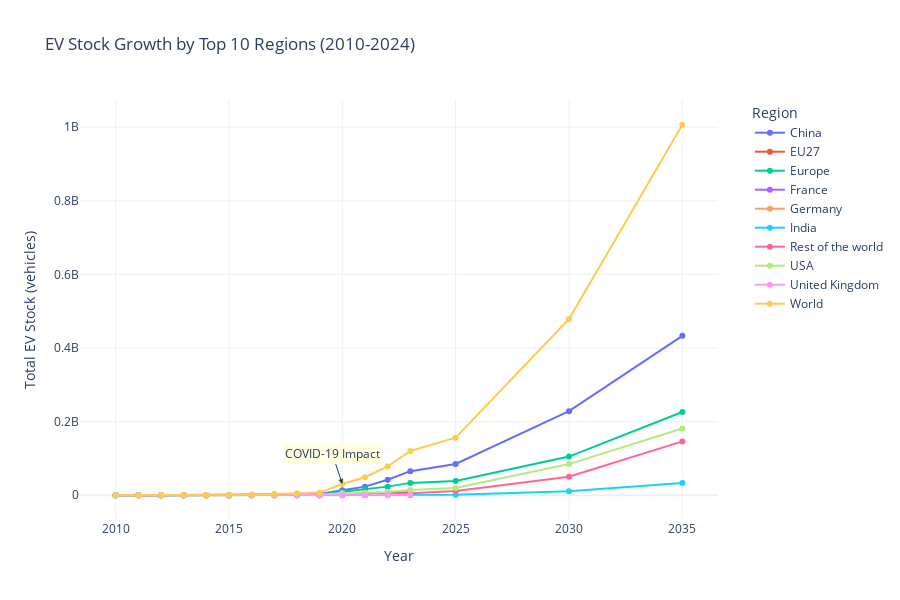

The code cell stored with this chart in its notebook:
### Markdown cell above
---
## 1. Time-Series Line Chart: EV Adoption Trends by Region

**Goal:** Track how EV stock has grown across different regions from 2010-2024 and identify growth acceleration periods.

### Code cell
import plotly.express as px
import plotly.graph_objects as go

# Select top 10 regions by total EV stock for readability
top_regions = ev_by_region_year.groupby('region')['total_ev_stock'].sum().nlargest(10).index
df_plot = ev_by_region_year[ev_by_region_year['region'].isin(top_regions)]

# Create interactive line chart
fig = px.line(
    df_plot,
    x='year',
    y='total_ev_stock',
    color='region',
    title='EV Stock Growth by Top 10 Regions (2010-2024)',
    labels={'total_ev_stock': 'Total EV Stock (vehicles)', 'year': 'Year', 'region': 'Region'},
    markers=True,
    template='plotly_white'
)

# Add annotations for key insights
fig.add_annotation(
    x=2020, y=df_plot[df_plot['year'] == 2020]['total_ev_stock'].max(),
    text="COVID-19 Impact",
    showarrow=True,
    arrowhead=2,
    bgcolor="lightyellow"
)

fig.update_layout(
    hovermode='x unified',
    height=600,
    legend=dict(orientation="v", yanchor="top", y=1, xanchor="left", x=1.05)
)

fig.show()

# Summary statistics
print("\nKey Insights:")
print(f"- China leads with {df_plot[df_plot['region']=='China']['total_ev_stock'].max():,.0f} EVs in 2024")
print(f"- Fastest growth period: 2018-2023 (avg {df_ev_stock[df_ev_stock['year'].between(2018,2023)]['yoy_growth_pct'].mean():.1f}% YoY)")

### Figure 1 — Plotly figure (JSON) as saved in the notebook; plotly's stock layout.template omitted (floating-point values rounded to 4 significant figures)
{"data": [{"hovertemplate": "Region=China<br>Year=%{x}<br>Total EV Stock (vehicles)=%{y}<extra></extra>", "legendgroup": "China", "line": {"color": "#636efa", "dash": "solid"}, "marker": {"symbol": "circle"}, "mode": "lines+markers", "name": "China", "orientation": "v", "showlegend": true, "type": "scatter", "x": [2010, 2011, 2012, 2013, 2014, 2015, 2016, 2017, 2018, 2019, 2020, 2021, 2022, 2023, 2025, 2030, 2035], "xaxis": "x", "y": [1940.0, 6960.0, 16920.0, 32600.0, 85000.0, 297000.0, 630000.0, 1210000.0, 2240000.0, 3370000.0, 13470000.0, 23400000.0, 42300000.0, 65400000.0, 85040000.0, 228500000.0, 433000000.0], "yaxis": "y"}, {"hovertemplate": "Region=EU27<br>Year=%{x}<br>Total EV Stock (vehicles)=%{y}<extra></extra>", "legendgroup": "EU27", "line": {"color": "#EF553B", "dash": "solid"}, "marker": {"symbol": "circle"}, "mode": "lines+markers", "name": "EU27", "orientation": "v", "showlegend": true, "type": "scatter", "x": [2010, 2011, 2012, 2013, 2014, 2015, 2016, 2017, 2018, 2019, 2020, 2021, 2022, 2023], "xaxis": "x", "y": [4960.0, 12490.0, 30990.0, 77110.0, 132100.0, 250300.0, 360500.0, 540800.0, 760800.0, 1111000.0, 2092000.0, 3903000.0, 5604000.0, 8105000.0], "yaxis": "y"}, {"hovertemplate": "Region=Europe<br>Year=%{x}<br>Total EV Stock (vehicles)=%{y}<extra></extra>", "legendgroup": "Europe", "line": {"color": "#00cc96", "dash": "solid"}, "marker": {"symbol": "circle"}, "mode": "lines+markers", "name": "Europe", "orientation": "v", "showlegend": true, "type": "scatter", "x": [2010, 2011, 2012, 2013, 2014, 2015, 2016, 2017, 2018, 2019, 2020, 2021, 2022, 2023, 2025, 2030, 2035], "xaxis": "x", "y": [9903.0, 20590.0, 46810.0, 104100.0, 200200.0, 380300.0, 590500.0, 880900.0, 1251000.0, 1772000.0, 9307000.0, 16210000.0, 23410000.0, 33620000.0, 39020000.0, 105100000.0, 226200000.0], "yaxis": "y"}, {"hovertemplate": "Region=France<br>Year=%{x}<br>Total EV Stock (vehicles)=%{y}<extra></extra>", "legendgroup": "France", "line": {"color": "#ab63fa", "dash": "solid"}, "marker": {"symbol": "circle"}, "mode": "lines+markers", "name": "France", "orientation": "v", "showlegend": true, "type": "scatter", "x": [2010, 2011, 2012, 2013, 2014, 2015, 2016, 2017, 2018, 2019, 2020, 2021, 2022, 2023], "xaxis": "x", "y": [300.0, 2996.0, 9300.0, 18500.0, 31600.0, 54310.0, 84050.0, 147100.0, 188100.0, 255200.0, 440400.0, 740400.0, 1051000.0, 1571000.0], "yaxis": "y"}, {"hovertemplate": "Region=Germany<br>Year=%{x}<br>Total EV Stock (vehicles)=%{y}<extra></extra>", "legendgroup": "Germany", "line": {"color": "#FFA15A", "dash": "solid"}, "marker": {"symbol": "circle"}, "mode": "lines+markers", "name": "Germany", "orientation": "v", "showlegend": true, "type": "scatter", "x": [2010, 2011, 2012, 2013, 2014, 2015, 2016, 2017, 2018, 2019, 2020, 2021, 2022, 2023], "xaxis": "x", "y": [269.0, 1897.0, 5386.0, 12310.0, 25520.0, 45180.0, 66180.0, 104300.0, 165400.0, 240500.0, 610700.0, 1251000.0, 1862000.0, 2502000.0], "yaxis": "y"}, {"hovertemplate": "Region=India<br>Year=%{x}<br>Total EV Stock (vehicles)=%{y}<extra></extra>", "legendgroup": "India", "line": {"color": "#19d3f3", "dash": "solid"}, "marker": {"symbol": "circle"}, "mode": "lines+markers", "name": "India", "orientation": "v", "showlegend": true, "type": "scatter", "x": [2010, 2011, 2012, 2013, 2014, 2015, 2016, 2017, 2018, 2019, 2020, 2021, 2022, 2023, 2025, 2030, 2035], "xaxis": "x", "y": [880.0, 1300.0, 2800.0, 2900.0, 3400.0, 4400.0, 4800.0, 7000.0, 7900.0, 8607.0, 36150.0, 69300.0, 216400.0, 451200.0, 1274000.0, 10530000.0, 33230000.0], "yaxis": "y"}, {"hovertemplate": "Region=Rest of the world<br>Year=%{x}<br>Total EV Stock (vehicles)=%{y}<extra></extra>", "legendgroup": "Rest of the world", "line": {"color": "#FF6692", "dash": "solid"}, "marker": {"symbol": "circle"}, "mode": "lines+markers", "name": "Rest of the world", "orientation": "v", "showlegend": true, "type": "scatter", "x": [2011, 2012, 2013, 2014, 2015, 2016, 2017, 2018, 2019, 2020, 2021, 2022, 2023, 2025, 2030, 2035], "xaxis": "x", "y": [240.0, 598.0, 798.0, 1370.0, 6300.0, 7700.0, 9900.0, 13700.0, 21600.0, 1624000.0, 2314000.0, 3491000.0, 5203000.0, 11480000.0, 50210000.0, 146300000.0], "yaxis": "y"}, {"hovertemplate": "Region=USA<br>Year=%{x}<br>Total EV Stock (vehicles)=%{y}<extra></extra>", "legendgroup": "USA", "line": {"color": "#B6E880", "dash": "solid"}, "marker": {"symbol": "circle"}, "mode": "lines+markers", "name": "USA", "orientation": "v", "showlegend": true, "type": "scatter", "x": [2010, 2011, 2012, 2013, 2014, 2015, 2016, 2017, 2018, 2019, 2020, 2021, 2022, 2023, 2025, 2030, 2035], "xaxis": "x", "y": [3800.0, 22000.0, 75000.0, 172000.0, 290100.0, 400200.0, 571200.0, 763500.0, 1126000.0, 1458000.0, 5248000.0, 6696000.0, 9075000.0, 14450000.0, 19450000.0, 84610000.0, 181200000.0], "yaxis": "y"}, {"hovertemplate": "Region=United Kingdom<br>Year=%{x}<br>Total EV Stock (vehicles)=%{y}<extra></extra>", "legendgroup": "United Kingdom", "line": {"color": "#FF97FF", "dash": "solid"}, "marker": {"symbol": "circle"}, "mode": "lines+markers", "name": "United Kingdom", "orientation": "v", "showlegend": true, "type": "scatter", "x": [2010, 2011, 2012, 2013, 2014, 2015, 2016, 2017, 2018, 2019, 2020, 2021, 2022, 2023], "xaxis": "x", "y": [1521.0, 2628.0, 5090.0, 8200.0, 21700.0, 48000.0, 85000.0, 129000.0, 186100.0, 251200.0, 410200.0, 710200.0, 950200.0, 1580000.0], "yaxis": "y"}, {"hovertemplate": "Region=World<br>Year=%{x}<br>Total EV Stock (vehicles)=%{y}<extra></extra>", "legendgroup": "World", "line": {"color": "#FECB52", "dash": "solid"}, "marker": {"symbol": "circle"}, "mode": "lines+markers", "name": "World", "orientation": "v", "showlegend": true, "type": "scatter", "x": [2010, 2011, 2012, 2013, 2014, 2015, 2016, 2017, 2018, 2019, 2020, 2021, 2022, 2023, 2025, 2030, 2035], "xaxis": "x", "y": [20440.0, 67580.0, 190100.0, 390100.0, 710200.0, 1251000.0, 2013000.0, 3107000.0, 5211000.0, 7219000.0, 30680000.0, 49030000.0, 78170000.0, 120200000.0, 156300000.0, 478600000.0, 1006000000.0], "yaxis": "y"}], "layout": {"annotations": [{"arrowhead": 2, "bgcolor": "lightyellow", "showarrow": true, "text": "COVID-19 Impact", "x": 2020, "y": 30678000}], "height": 600, "hovermode": "x unified", "legend": {"orientation": "v", "title": {"text": "Region"}, "tracegroupgap": 0, "x": 1.05, "xanchor": "left", "y": 1, "yanchor": "top"}, "title": {"text": "EV Stock Growth by Top 10 Regions (2010-2024)"}, "xaxis": {"anchor": "y", "domain": [0, 1], "title": {"text": "Year"}}, "yaxis": {"anchor": "x", "domain": [0, 1], "title": {"text": "Total EV Stock (vehicles)"}}}}
